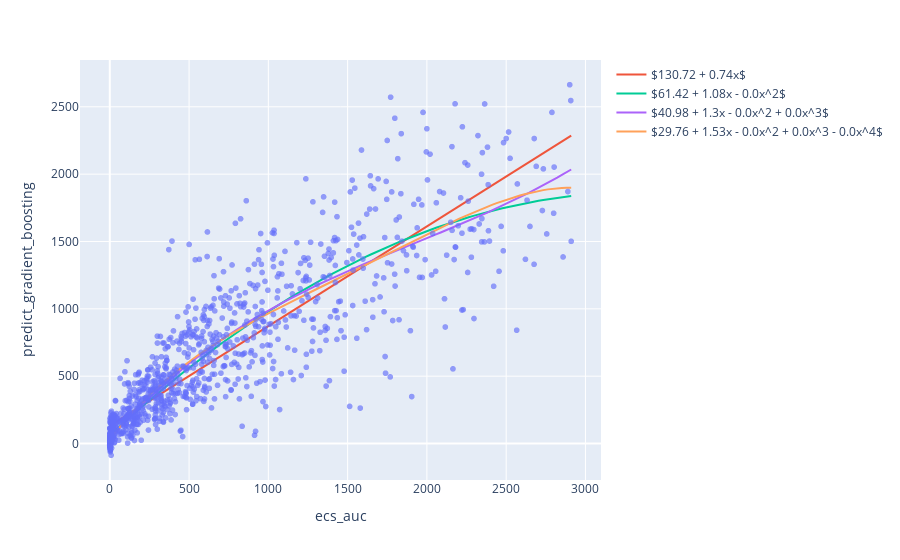

Source (notebook cell):
### Code cell
import numpy as np
import plotly.express as px
import plotly.graph_objects as go
from sklearn.preprocessing import PolynomialFeatures

def format_coefs(coefs):
    equation_list = [f"{coef}x^{i}" for i, coef in enumerate(coefs)]
    equation = "$" +  " + ".join(equation_list) + "$"

    replace_map = {"x^0": "", "x^1": "x", '+ -': '- '}
    for old, new in replace_map.items():
        equation = equation.replace(old, new)

    return equation

#df = px.data.tips()
X = df.ecs_auc.values.reshape(-1, 1)
x_range = np.linspace(X.min(), X.max(), 100).reshape(-1, 1)

print(x_range.shape)
fig = px.scatter(df,x='ecs_auc',y='predict_gradient_boosting',opacity=0.65)

for degree in [1,2,3,4]:
    poly = PolynomialFeatures(degree)
    poly.fit(X)
    X_poly = poly.transform(X)
    x_range_poly = poly.transform(x_range)
    

    model = LinearRegression(fit_intercept=False)
    model.fit(X_poly, df.predict_gradient_boosting)
    y_poly = model.predict(x_range_poly)

    equation = format_coefs(model.coef_.round(2))
    fig.add_traces(go.Scatter(x=x_range.squeeze(), y=y_poly, name=equation))

fig.show()
